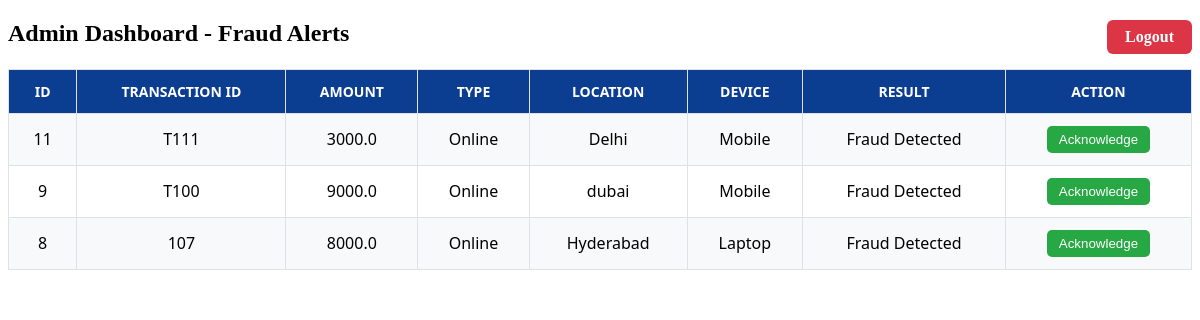
Before: /admin (signed in) with the older database file.
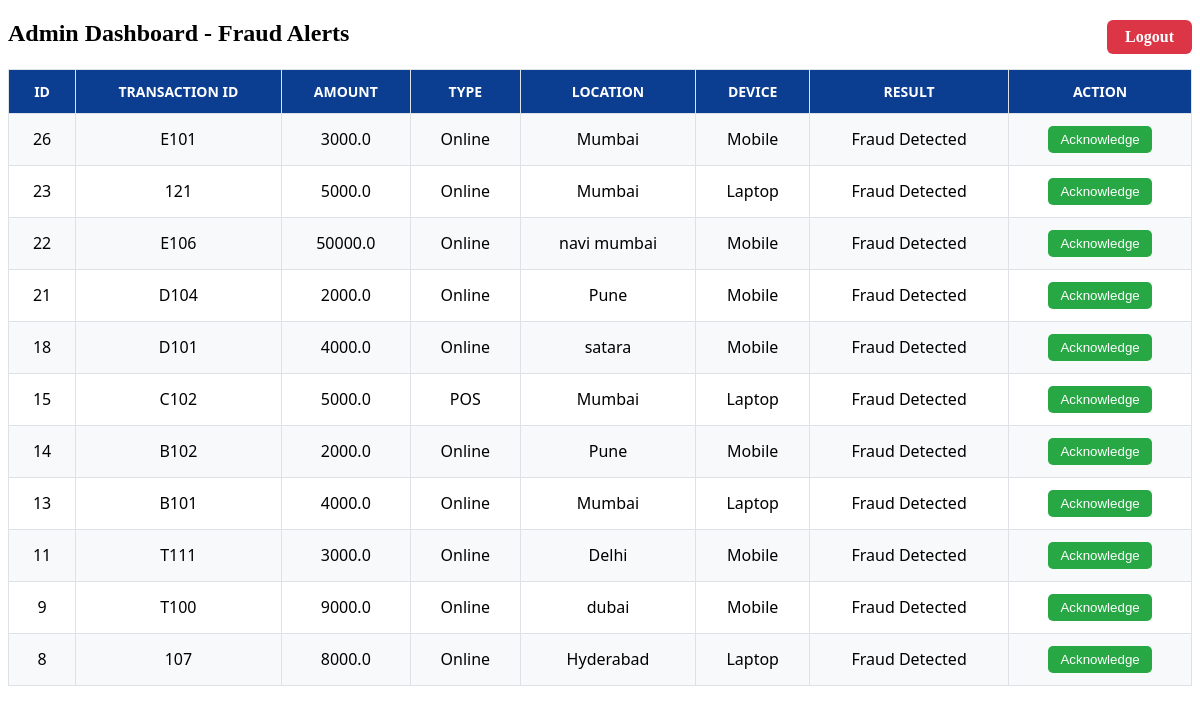
After: the same page with the newer database file.
### tables this page shows
CREATE TABLE transactions (
            id INTEGER PRIMARY KEY AUTOINCREMENT,
            transaction_id TEXT UNIQUE,
            amount REAL,
            transaction_type TEXT,
            location TEXT,
            device TEXT,
            result TEXT
        , alerted INTEGER DEFAULT 0);

### app.py (the view)
@app.route('/admin')
def admin_dashboard():
    if not session.get('admin_logged_in'):
        return redirect(url_for('admin_login'))
    conn = sqlite3.connect('transactions.db')
    conn.row_factory = sqlite3.Row
    cursor = conn.cursor()
    cursor.execute("""
        SELECT * FROM transactions
        WHERE result='Fraud Detected' AND alerted=0
        ORDER BY id DESC
    """)
    alerts = cursor.fetchall()
    conn.close()
    return render_template('admin_dashboard.html', alerts=alerts)

### templates/admin_dashboard.html (shortened to what this page needs)
<!DOCTYPE html>
<html>
<head>
    <link rel="stylesheet" href="{{ url_for('static', filename='css/admin.css') }}">
</head>
<body>
    <div class="dashboard-container">
        <div style="margin-bottom: 15px;">
       <a href="{{ url_for('admin_logout') }}" class="logout">Logout</a>
        <h2>Admin Dashboard - Fraud Alerts</h2>
        <table>
            <tr>
                <th>ID</th>
                <th>Transaction ID</th>
                <th>Amount</th>
                <th>Type</th>
                <th>Location</th>
                <th>Device</th>
                <th>Result</th>
                <th>Action</th>
            </tr>
            {% for alert in alerts %}
            <tr>
                <td>{{ alert.id }}</td>
                <td>{{ alert.transaction_id }}</td>
                <td>{{ alert.amount }}</td>
                <td>{{ alert.transaction_type }}</td>
                <td>{{ alert.location }}</td>
                <td>{{ alert.device }}</td>
                <td>{{ alert.result }}</td>
                <td>
                    <button onclick="acknowledge({{ alert.id }})">Acknowledge</button>
                </td>
            </tr>
            {% endfor %}
        </table>
    </div>
</body>
</html>

Changed rows visible on the page:
added transactions: id "26", transaction_id "E101", amount "3000.0", transaction_type "Online", location "Mumbai", device "Mobile", result "Fraud Detected"
added transactions: id "23", transaction_id "121", amount "5000.0", transaction_type "Online", location "Mumbai", device "Laptop", result "Fraud Detected"
added transactions: id "22", transaction_id "E106", amount "50000.0", transaction_type "Online", location "navi mumbai", device "Mobile", result "Fraud Detected"
added transactions: id "21", transaction_id "D104", amount "2000.0", transaction_type "Online", location "Pune", device "Mobile", result "Fraud Detected"
added transactions: id "18", transaction_id "D101", amount "4000.0", transaction_type "Online", location "satara", device "Mobile", result "Fraud Detected"
added transactions: id "15", transaction_id "C102", amount "5000.0", transaction_type "POS", location "Mumbai", device "Laptop", result "Fraud Detected"
added transactions: id "14", transaction_id "B102", amount "2000.0", transaction_type "Online", location "Pune", device "Mobile", result "Fraud Detected"
added transactions: id "13", transaction_id "B101", amount "4000.0", transaction_type "Online", location "Mumbai", device "Laptop", result "Fraud Detected"
